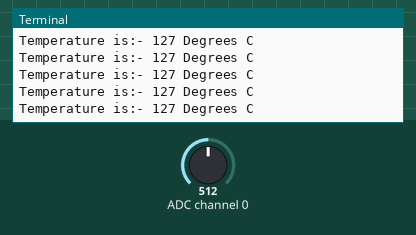
This program was run on a simulated Raspberry Pi (BCM pin numbers). Shown: the last lines printed to the terminal. The test bench sets the inputs (shaded band); at power-on: ADC channel 0 = 512 (analog values on the 0–1023 scale).

Above: at 1.2 s.
1.3 s: ADC channel 0 set to 716
At 1.42 s:
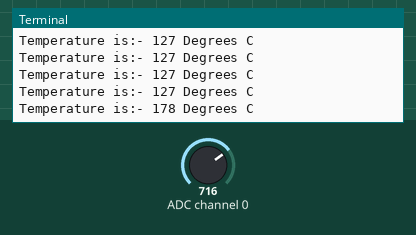
2.8 s: ADC channel 0 set to 900
At 2.83 s:
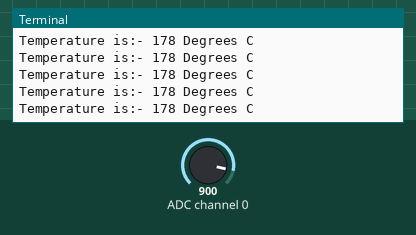
Timing chart, 0 to 5.8 s (numbered marks = the images above; inputs shaded):
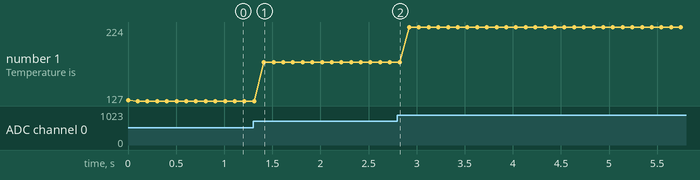

Measured:
- after the input at 1.3 s, the terminal: prints a new line after 0.11 s (image 1)
- plotted number 1: 127 → 178 after the input at 1.3 s, 178 → 224 after the input at 2.8 s

The program:

LM35.py
```python
import json
import smbus
import time

address = 0x48                # To store data of LM35
A0 = 0x40                     # To read LM35
bus = smbus.SMBus(1)

while True:
    bus.write_byte(address, A0)
    value = bus.read_byte(address)
    print("Temperature is:-", str(value), "Degrees C")
    time.sleep(0.1)
```
